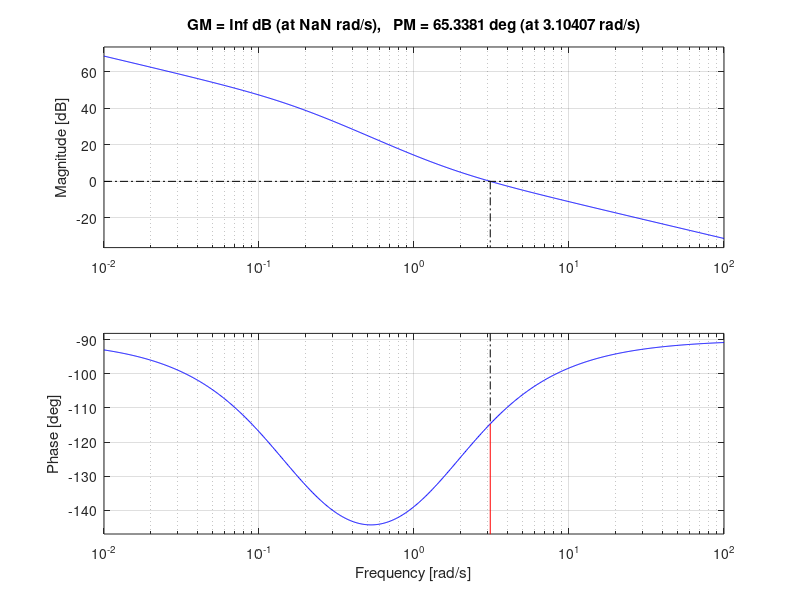

Recreate this plot in MATLAB.
%Nominal values used in this machine
Amp=380;
om = 2*pi*50;
np = 3;
wb = 104.61;
isdn = 20.33;
isqn = 2.12;

%Given data 
Rs = 0.24;
Ls = 59.4*10^-3;
Rr = 0.175;
Lr = 59.1*10^-3;
Lm = 57*10^-3;
Rr = Rr*Lm^2/Lr^2;
Lm = Lm^2/Lr;
Lks = Ls-Lm;
Rks = Rs + Rr;

%load data  ( ml = wm^2*K ) ( wl/wm = r ?)
Jeq = 0.4;    
Bet = 0.068;
K = 0.009;
r = 4; 

%Model alpha beta matrix
Rs_ = [Rs 0;0 Rs];
Rr_ = [Rr 0;0 Rr];
Lks_= [Lks 0;0 Lks];
Lm_ = [Lm 0;0 Lm]; 
J   = [0 -1;1 0];

%Model dq matrix
Rks_= [Rks 0;0 Rks];

%Transfer functions in the event of decoupling
s  = tf('s');
Gw = 1/(s*Jeq + Bet);
G = 1/(s*Lks + Rks);
Gp = Rr*Lm/(Lm*s + Rr);

%PI regulators to cancel poles
Ti = Lks/Rks;
Kp = 5/0.001*Lks;
Ki =Kp/ Ti;

Tip = Lm/Rr;
Kpp = 5/0.1*Lm;
Kip = Kpp/ Tip;

%PI of velocity bode
Kpw = 1.1;       
Kiw = 1.8;
Tiw = Kpw/Kiw;

R = Kp + Ki/s;
L = R*G;

Rp = Kpp + Kip/s;
Lp = Rp*Gp;

Rw = Kpw + Kiw/s;
Lw = Rw*Gw;

subplot(1,3,1); margin(L);hold on;
subplot(1,3,2); margin(Lp);hold on;
subplot(1,3,3); margin(Lw);hold on; grid on;
